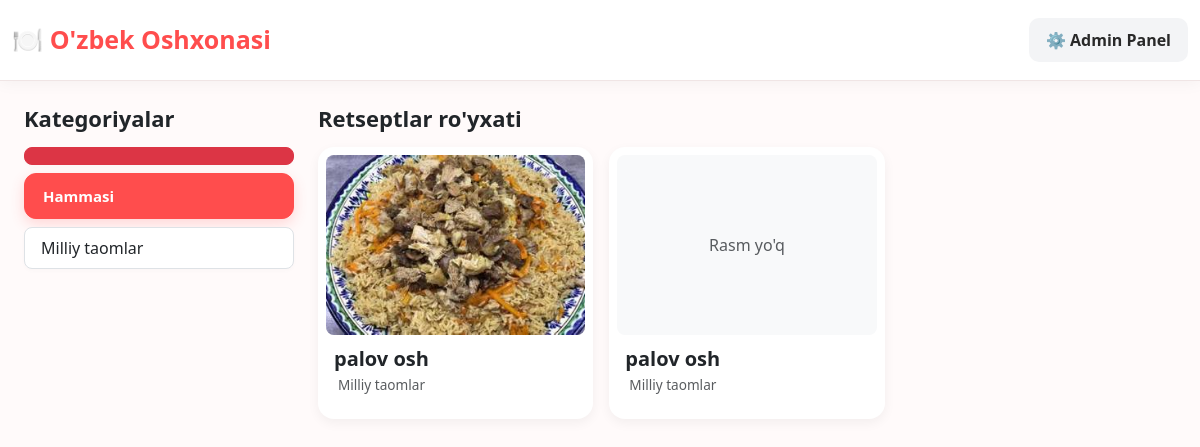
Before: / with the older database file.
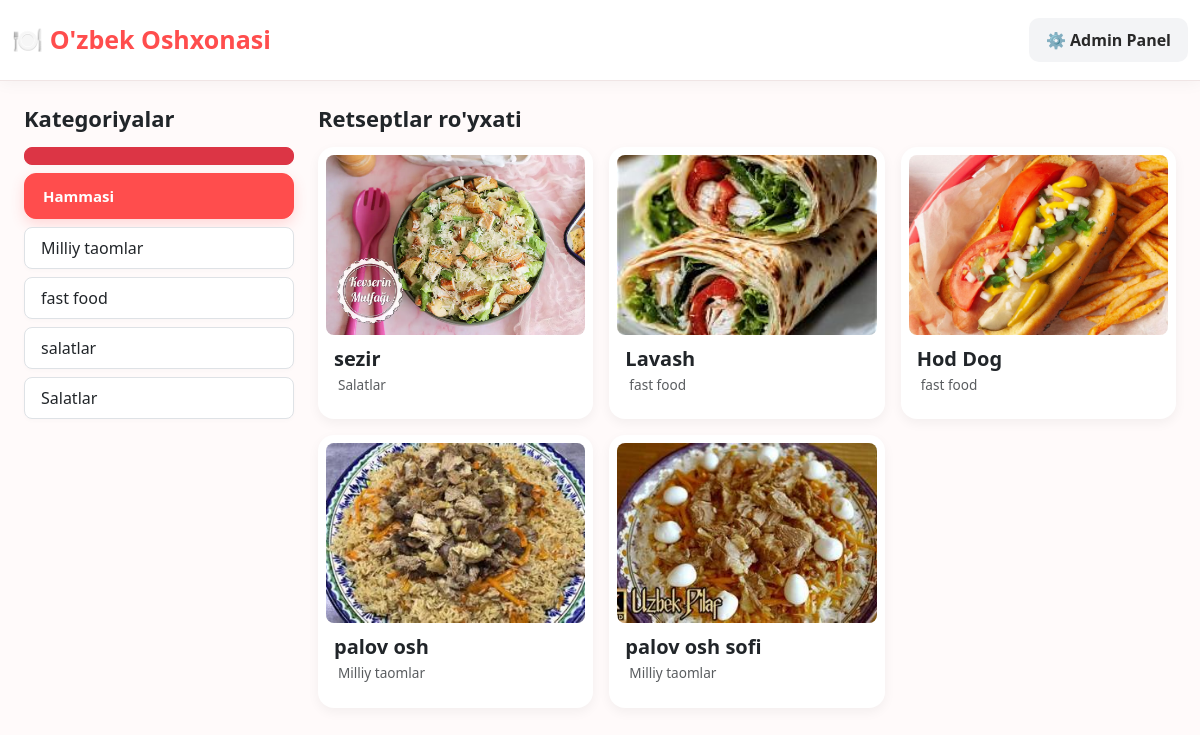
After: the same page with the newer database file.
### restoapp/models.py (models this page shows, shortened)
class Category(models.Model):
    name = models.CharField(max_length=100, verbose_name="Kategoriya nomi")
    class Meta:
        verbose_name = "Kategoriya"
        verbose_name_plural = "Kategoriyalar"

class Recipe(models.Model):
    title = models.CharField(max_length=200, verbose_name="Taom nomi")
    category = models.ForeignKey(Category, on_delete=models.CASCADE, related_name="recipes", verbose_name="Taom turi")
    ingredients = models.ManyToManyField(Ingredient, related_name="recipes", verbose_name="Masalliqlar")
    description = models.TextField(verbose_name="Taom haqida qisqacha")
    instructions = models.TextField(verbose_name="Tayyorlash bosqichlari")
    image = models.ImageField(upload_to='recipes/', verbose_name="Taom rasmi", blank=True, null=True)
    created_at = models.DateTimeField(auto_now_add=True)
    class Meta:
        verbose_name = "Retsept"
        verbose_name_plural = "Retseptlar"

### restoapp/views.py (the view)
# urls.py: path('', views.index, name='index'),
def index(request):
    recipes = Recipe.objects.all().order_by('-created_at')
    categories = Category.objects.all()
    context = {
        'recipes': recipes,
        'categories': categories
    }
    return render(request, 'index.html', context)

### restoapp/templates/index.html (shortened to what this page needs)
{% extends 'base.html' %}
{% block content %}
<div class="container mt-4">
    <div class="row g-4">
        <div class="col-md-3">
            <h4 class="fw-bold text-dark mb-3">Kategoriyalar</h4>
            <div class="d-flex flex-column gap-2">
                <a href="{% url 'index' %}" class="btn text-start py-2 px-3 rounded-3 {% if not request.GET.category %}btn-danger text-white{% else %}btn-white bg-white border text-dark{% endif %}" style="box-shadow: 0 2px 4px rgba(0,0,0,0.02);">
                    <a href="{% url 'index' %}" class="category-btn active">
    Hammasi
</a>
                </a>
                {% for category in categories %}
                    <a href="?category={{ category.id }}" class="btn btn-white bg-white border text-dark text-start py-2 px-3 rounded-3 " style="box-shadow: 0 2px 4px rgba(0,0,0,0.02);">
                        {{ category.name }}
                    </a>
                {% empty %}
                    <div class="text-muted small ps-2">Kategoriyalar mavjud emas</div>
                {% endfor %}
            </div>
        </div>
        <div class="col-md-9">
            <h4 class="fw-bold text-dark mb-3">Retseptlar ro'yxati</h4>
            <div class="row g-3">
                {% for recipe in recipes %}
                    <div class="col-md-6 col-lg-4">
                        <div class="card h-100 border-0 rounded-4 p-2" style="box-shadow: 0 4px 12px rgba(0,0,0,0.05); background-color: #fff;">
                            {% if recipe.image %}
                                <img src="{{ recipe.image.url }}" class="card-img-top rounded-3" alt="{{ recipe.title }}" style="height: 180px; object-fit: cover;">
                            {% else %}
                                <div class="card-img-top bg-light text-muted d-flex align-items-center justify-content-center rounded-3" style="height: 180px;">
                                    <span>Rasm yo'q</span>
                                </div>
                            {% endif %}
                            <div class="card-body p-2 d-flex flex-column">
                                <h5 class="card-title fw-bold text-dark mb-1 fs-5 mt-1">{{ recipe.title }}</h5>
                                <p class="text-muted small mb-2" style="font-size: 0.85rem;">
                                     {{ recipe.category.name }}
                                </p>
                            </div>
                        </div>
                    </div>
                {% empty %}
                    <div class="col-12 text-center py-5 text-muted">
                        Hozircha hech qanday retsept qo'shilmagan.
                    </div>
                {% endfor %}
            </div>
        </div>
    </div>
</div>
{% endblock %}

### restoapp/templates/base.html (shortened to what this page needs)
{% load static %}
<!DOCTYPE html>
<html lang="uz">
<head>
    <link href="https://cdn.jsdelivr.net/npm/bootstrap@5.3.3/dist/css/bootstrap.min.css"
          rel="stylesheet">
    <link href="{% static 'main.css' %}" rel="stylesheet">
    <link href="{% static 'style.css' %}" rel="stylesheet">
</head>
<body>
    <nav class="navbar navbar-expand-lg py-3 mb-4">
        <div class="container">
            <a class="navbar-brand" href="{% url 'index' %}">
                🍽️ O'zbek Oshxonasi
            </a>
            <div class="ms-auto">
                <a class="nav-link-admin"
                   href="/admin/" target="_blank">
                    ⚙️ Admin Panel
                </a>
            </div>
        </div>
    </nav>
    <main class="container page-content">
        {% block content %}
        {% endblock %}
    </main>
</body>
</html>

### restoapp/static/main.css (style rules this page uses)
:root { --primary: #ff4d4d; --primary-light: #fff0f0; --text: #292929; --muted: #777777; --border: #eee3e3; --background: #fffafa; --white: #ffffff; }
* { box-sizing: border-box; }
body { margin: 0; background: var(--background); color: var(--text); font-family: "Segoe UI", Arial, sans-serif; }
.container { max-width: 1200px; }
a { text-decoration: none; }
.navbar { background: var(--white); border-bottom: 1px solid #f0e5e5; box-shadow: 0 3px 15px rgba(0, 0, 0, 0.04); }
.navbar-brand { color: var(--primary) !important; font-size: 25px; font-weight: 800; transition: 0.3s; }
.nav-link-admin { display: inline-block; padding: 10px 17px; color: var(--text); background: #f3f4f6; border-radius: 10px; font-weight: 600; transition: 0.3s; }
h1, h2, h3, h4, h5 { color: var(--text); }
.page-content { padding-bottom: 45px; }
.category-btn { display: block; padding: 11px 18px; border: 1px solid var(--border); border-radius: 12px; background: var(--white); color: #495057; font-size: 15px; font-weight: 600; transition: all 0.25s ease; }
.category-btn.active { color: white; background: var(--primary); border-color: var(--primary); box-shadow: 0 5px 14px rgba(255, 77, 77, 0.2); }

### restoapp/static/style.css (style rules this page uses)
h4 { font-size: 22px; font-weight: 750; }

Changed rows visible on the page:
added Category: name "fast food"
added Category: name "salatlar"
added Category: name "Salatlar"
added Recipe: image (picture), title "sezir", category.name "Salatlar"
added Recipe: image (picture), title "Lavash", category.name "fast food"
added Recipe: image (picture), title "Hod Dog", category.name "fast food"
changed Recipe: image: picture added; title "palov osh" → "palov osh sofi"; no longer shows "Rasm yo'q"
